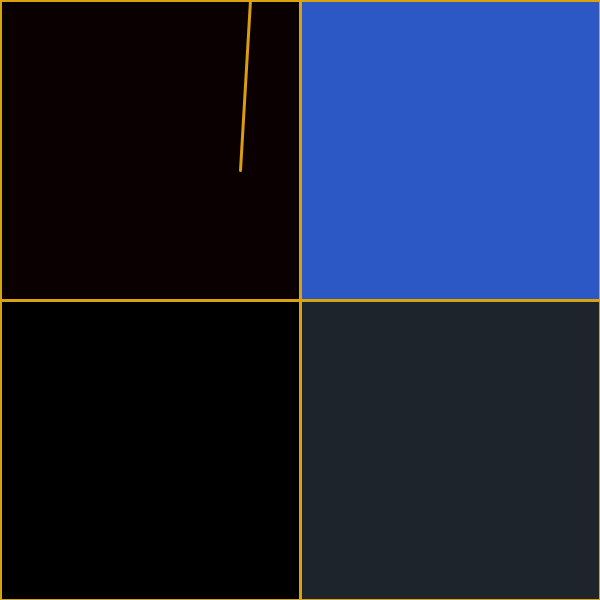
Frame 1 (no input)
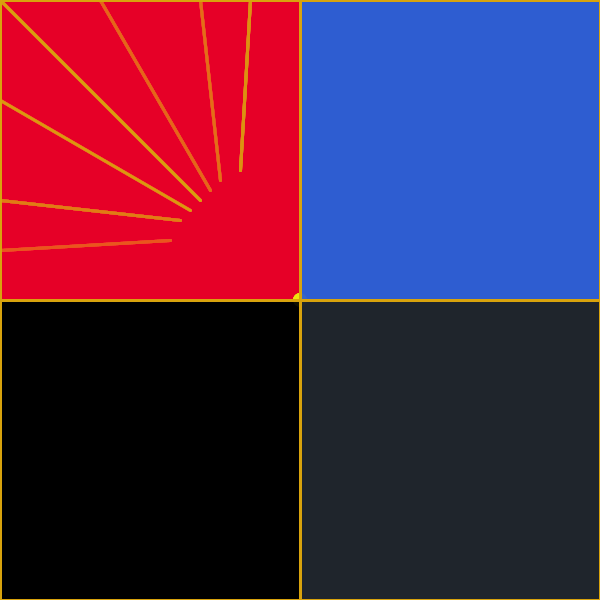
Frame 60 (the mouse pressed at the canvas centre just before this capture)
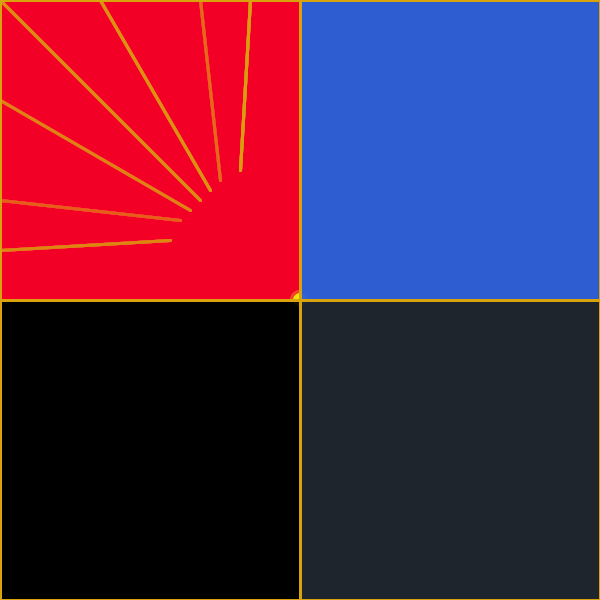
Frame 120 (the mouse held since frame 60 and released just before this capture)

The Processing sketch that drew these frames (run headless with seeded random() and noise(); from frame 60 on, the mouse is pressed at the canvas centre):

// Processing sketch: processing_171287
// ── processing_171287.pde

//Circle grows inside a square
//resets when they intersect and square gets bigger
//cycles around background colors to represent times of day
//at mid day square starts getting smaller
Circle circle;
Square square;
Star[] star = new Star[15];
Cloud[] cloud = new Cloud[1];
Rays[] ray = new Rays[14];
int time = 0;

void setup() {
  size(600, 600); 
  background(0);
  circle = new Circle();
  square = new Square();
 for (int i = 0; i < star.length; i++){    
  star[i] = new Star();
 }
 for (int i = 0; i < cloud.length; i++){    
  cloud[i] = new Cloud();
 } 
 //Sun Rise Rays
 ray[0] = new Rays(0,200,180,220);
 ray[1] = new Rays(0,0,200,200); 
 ray[2] = new Rays(200,0,220,180);
 ray[3] = new Rays(0,250,170,240);
 ray[4] = new Rays(250,0,240,170);
 ray[5] = new Rays(100,0,210,190);
 ray[6] = new Rays(0,100,190,210);
 
 //Moon Rise Rays
 ray[7] = new Rays(width,height-200,width-180,height-220);
 ray[8] = new Rays(width,height,width-200,height-200); 
 ray[9] = new Rays(width-200,height,width-220,height-180);
 ray[10] = new Rays(width,height-250,width-170,height-240);
 ray[11] = new Rays(width-250,height,width-240,height-170);
 ray[12] = new Rays(width-100,height,width-210,height-190);
 ray[13] = new Rays(width,height-100,width-190,height-210);

}

void draw() {
  //square.display();
  

  
//Sun / Moon  
  
 if (circle.r <= square.r) {
    circle.grow();
    circle.display();
    
 }

 else {
    circle.reset();
    square.grow();
    time+=1;
    println(time);
    if(time>=24){
      time=0;
    }

 } 
 //Time of Day Cycle
 
 //Border
 
  if(time>=0 && time<4){
        stroke(#D8A30D);
  }
  if(time>=4 && time<12){
        stroke(#FFFFFF);
  }
  if(time>=12 && time<16){
        stroke(#180874);
  }
  if(time>=16 && time<=24){
        stroke(#A7A8AD);
  }

 
    rectMode(CORNER);
  fill(#FC003F, 200);
  if(time>=0 && time<4){
    ray[int(random(0,7))].display();
    fill(#FC003F, 10);
  }
  rect(0,0,width/2,height/2);
  
  fill(#2E5DD1, 240);
  if(time>=4 && time<12){
  for (int i = 0; i < cloud.length; i++){  
    cloud[i].display();
   }
    
    fill(#2E5DD1, 10);
  }
  rect(width/2,0,width/2,height/2);
  
  fill(#1F252C, 250);
  if(time>=12 && time<16){
    ray[int(random(7,14))].display();
    fill(#1F252C, 10);
  }  
  rect(width/2,height/2,width/2,height/2);
  
  fill(0, 240);
  if(time>=16 && time<=24){
  for (int i = 0; i < star.length; i++){  
    star[i].display();    
   }
    fill(#000000, 10);
  }    
  rect(0,height/2,width/2,height/2);

}

void keyPressed(){
    square.r = 120;
    time = 12;
  }
class Circle {
  float r = 1;
  float x = width/2;
  float y = height/2;
  boolean solar = true;
  
  Circle() {

  }
  
  void grow() {
    r+=(square.r/100);
    
  }
  
  void display() {
    ellipseMode(CENTER);
    if(r>=120) {// && solar == true){
      solar = !solar;
    }

    if(solar){
      fill(#ECED0C);
    }
    else{
      fill(#C5D8C8);
    }
    noStroke();
    ellipse(x,y,r*2,r*2);

  }
  
  void reset() {
    r = 1;
    //x = random(width);
    //y = random(width);
  }
}


  
class Cloud {
  
  Cloud() {
    
  }
  
  void display(){
 //   noStroke();
    rectMode(CORNER);
    fill(255);
    rect(random(width/2,width),random(0,height/2),10,10);
  }
}
class Rays {
  int x1, y1, x2, y2;
  
  Rays(int _x1,int _y1,int _x2,int _y2) {
    x1 = _x1;
    x2 = _x2;
    y1 = _y1;
    y2 = _y2;
    
  }
  
  void display() {
    strokeWeight(3);
    line(x1,y1,x2,y2);
  }
}
class Square {
  float r = 10;
  
  Square(){
    
  }
  
  void display() {
    
    rectMode(CENTER);
    fill(#E5EDE1);
    rect(width/2, height/2, r*2, r*2);
  }
  
  void grow() {
   r+=10;
   if(r>=130){
      r=10;
    }
  }
}
class Star {
  
  Star() {
    
  }
  
  void display(){
  //  noStroke();
    fill(255);
    ellipse(random(0,width/2),random(height/2,height),1,1);
  }
}
